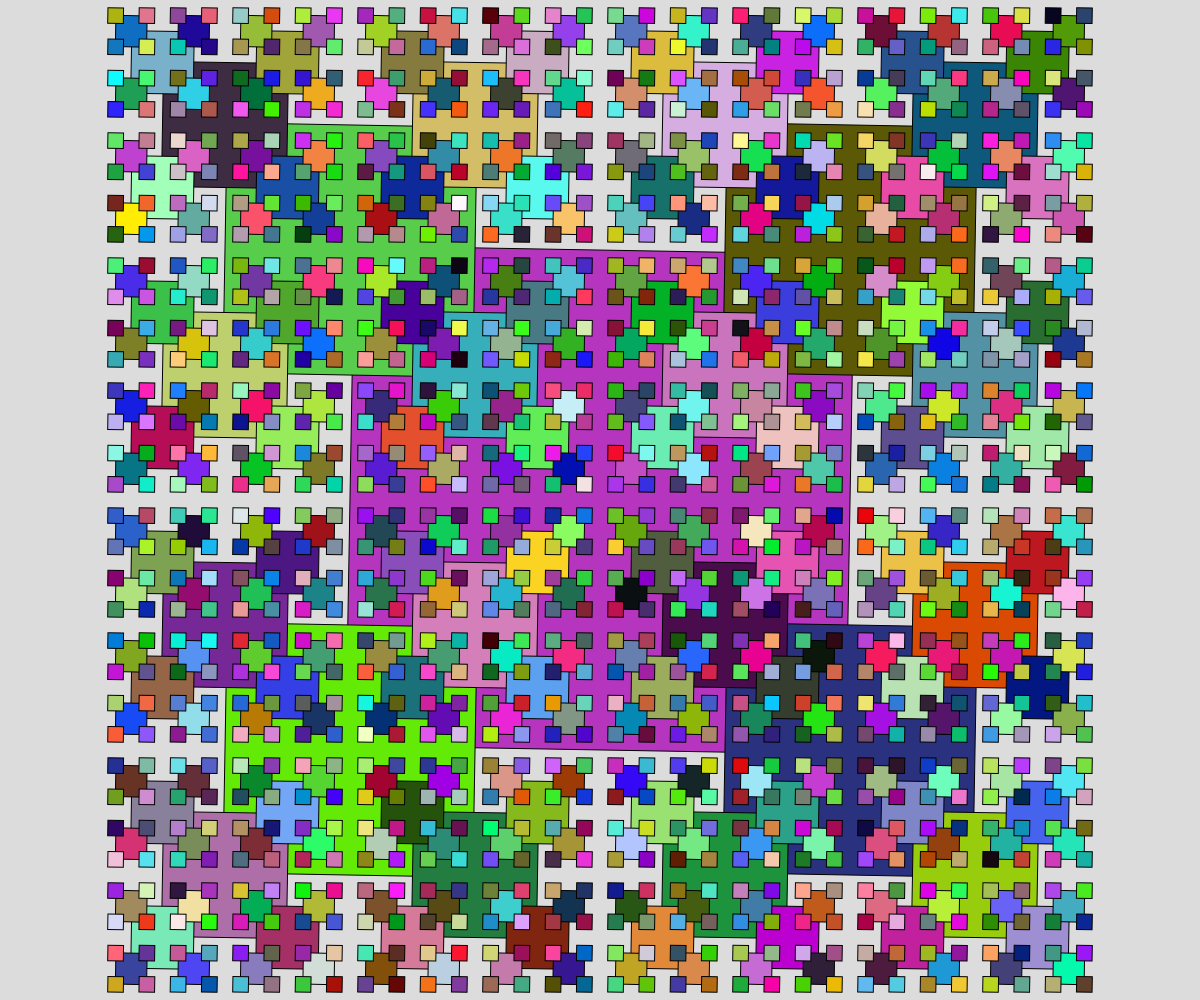
Frame 1 (no input)
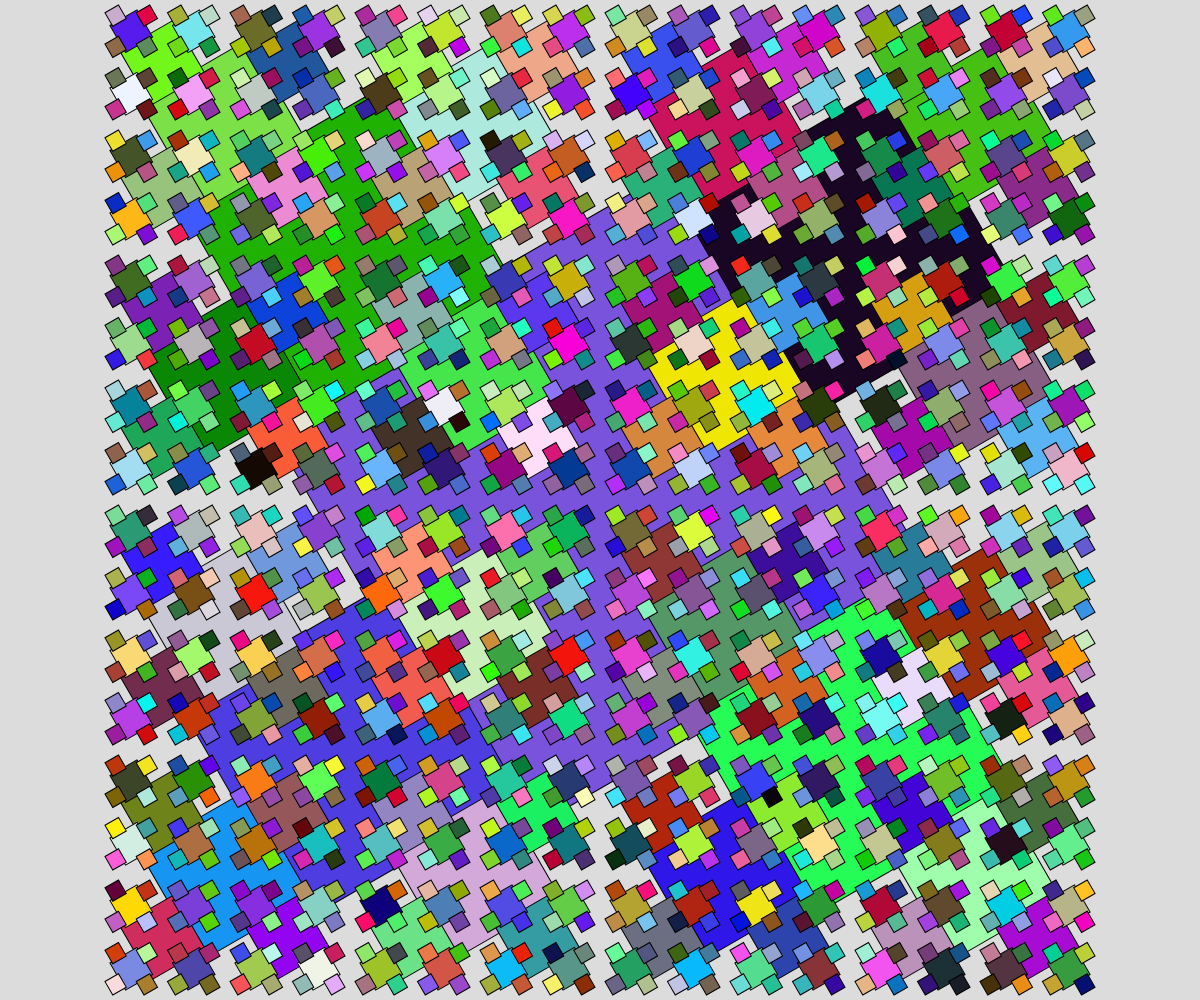
Frame 60 (no input)
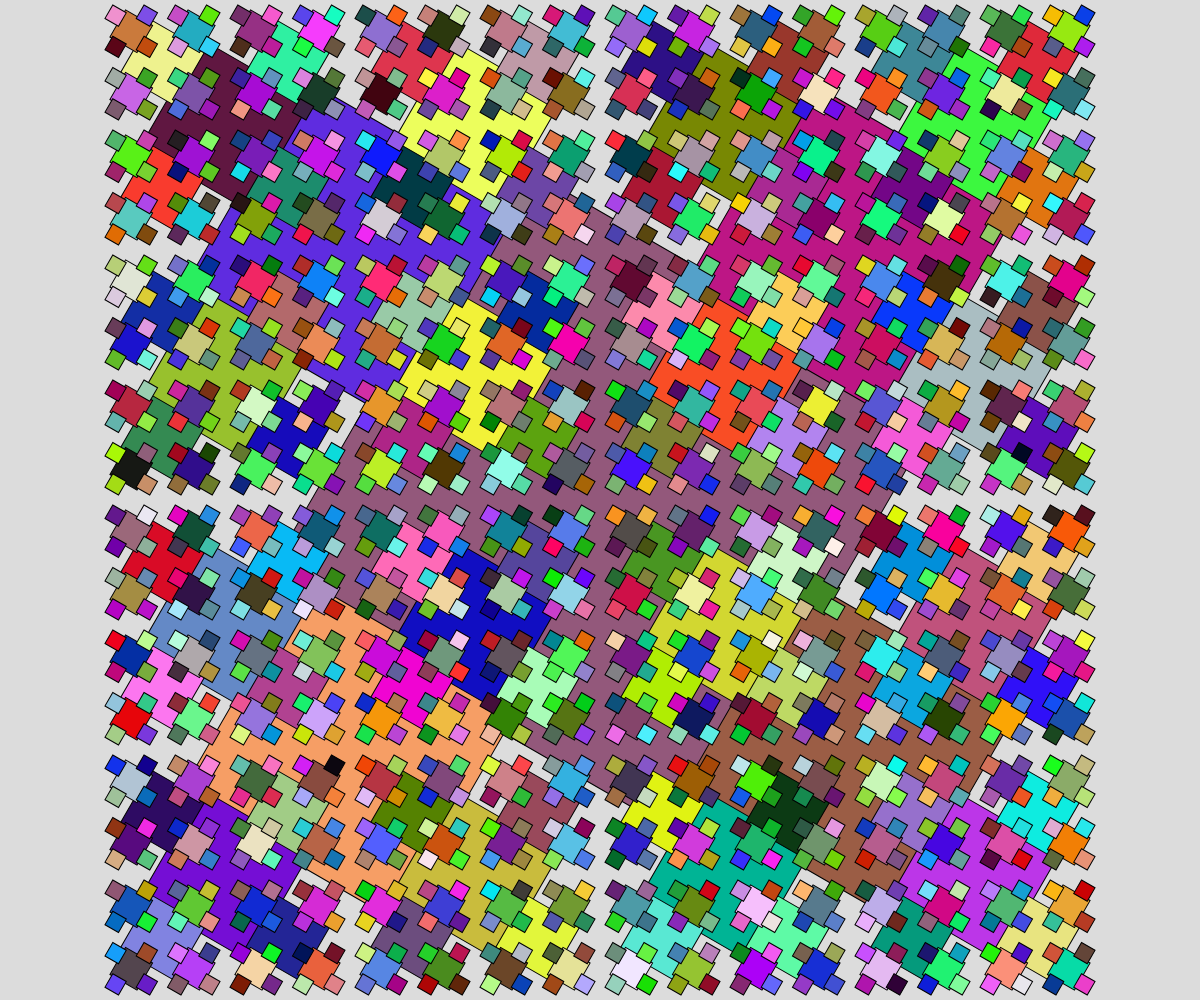
Frame 120 (the mouse pressed at the canvas centre since frame 60)

The p5.js sketch that drew these frames (run headless with seeded random() and noise() and a simulated clock; from frame 60 on, the mouse is pressed at the canvas centre):

// p5.js sketch
// ── sketch.js
// Project Title
// Your Name
// Date
//
// Extra for Experts:
// - describe what you did to take this project "above and beyond"

let seed;

function setup() {
  createCanvas(windowWidth, windowHeight);
  noFill();
}

function draw() {
  background(220);
  // cirIncir(width/2, height/2, width);
  // cantor(width*0.1, height*0.3, width*0.8, 6);
  // cirFrac(width/2, height/2, height/2);
  sqFrac(width/2, height/2, height/2);
}

function sqFrac(x,y,len) {
  if (len > 10) {
    rectMode(CENTER);
    fill(random(255), random(255), random(255));

    push();
    translate(x,y);
    rotate(radians(frameCount));
    square(0,0,len);
    pop();

    sqFrac(x - len/2, y -len/2, len/2);
    sqFrac(x + len/2, y +len/2, len/2);
    sqFrac(x - len/2, y +len/2, len/2);
    sqFrac(x + len/2, y -len/2, len/2);
  }
}

function cirFrac(x,y,d) {
  if (d > 2) {
    circle(x,y,d);

    cirFrac(x - d/2, y, d/2);

    cirFrac(x + d/2, y, d/2);

    cirFrac(x,y + d/2, d/2);
  }
  // base case
}

function cantor(x,y,len,depth) {
  if (depth > 0) {
    line(x,y,x+len,y);
    let newY = y + 20;
    cantor(x, newY, len/3, depth-1);
    cantor(x + 2/3*len, newY, len/3, depth-1);
  }
}

function cirIncir(x, y, d) {
  if (d > 10) {
    circle(x,y,d);
    let den = map(mouseX,0,width, 1.01, 2);
    cirIncir(x,y,d/den);
  }
  // implicicit base case
}
